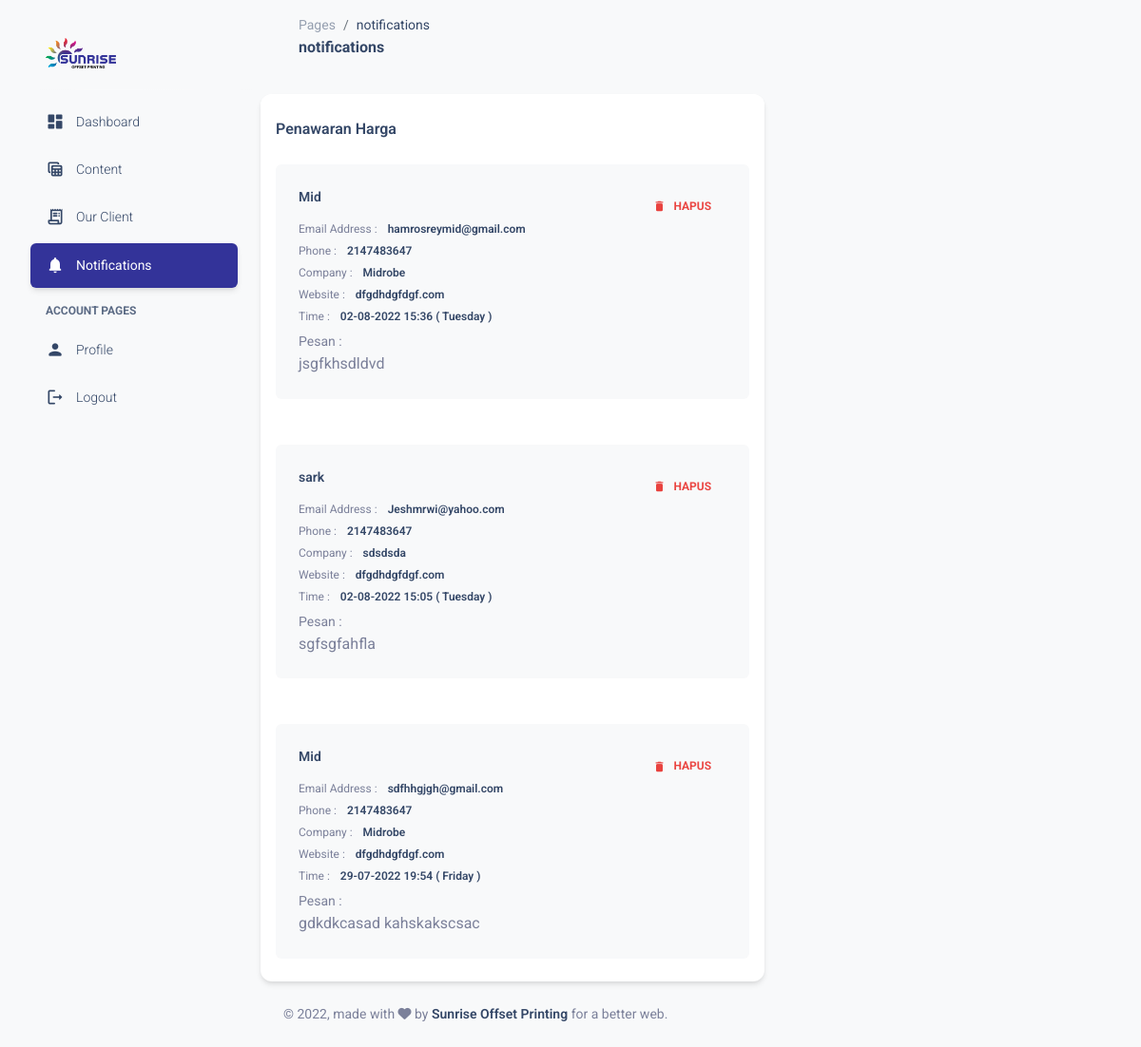
Before: /admin/notifications.php (signed in) with the older database file.
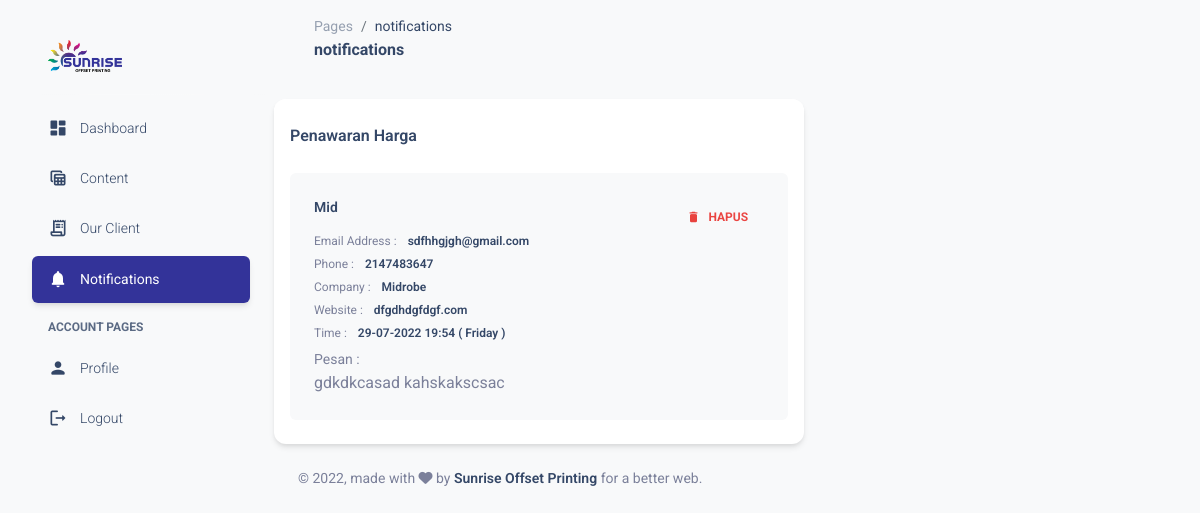
After: the same page with the newer database file.
### tables this page shows
CREATE TABLE `message` (
  `id_message` int(11) NOT NULL,
  `nama` varchar(20) NOT NULL,
  `email` varchar(30) NOT NULL,
  `phone` int(11) NOT NULL,
  `company` varchar(30) NOT NULL,
  `website` varchar(30) NOT NULL,
  `pesan` text NOT NULL,
  `tanggal` datetime NOT NULL
);

### admin/notifications.php (the view, shortened to what the changed rows need)
<!DOCTYPE html>
<html lang="en">
  <head>
<link href="../admin/assets/css/nucleo-icons.css" rel="stylesheet" />
<link href="../admin/assets/css/nucleo-svg.css" rel="stylesheet" />
<link id="pagestyle" href="../admin/assets/css/material-dashboard.css" rel="stylesheet" />
  </head>
  <body class="g-sidenav-show  bg-gray-100">
      <main class="main-content border-radius-lg ">
      <div class="row">
        <div class="col-md-7 mt-4">
          <div class="card">
            <?php
                        include '../config/database.php';
                        $sql="select * from message order by id_message desc";
                        $hasil=mysqli_query($kon,$sql);
                        while ($data = mysqli_fetch_array($hasil)):
                    ?>
            <div class="card-body pt-4 p-3">
              <ul class="list-group">
                <li class="list-group-item border-0 d-flex p-4 mb-2 bg-gray-100 border-radius-lg">
                  <div class="d-flex flex-column">
                    <h6 class="mb-3 text-sm"><?php echo $data['nama'];?></h6>
                    <span class="mb-2 text-xs">Email Address : <span class="text-dark font-weight-bold ms-sm-2"><?php echo $data['email'];?></span></span>
                    <span class="mb-2 text-xs">Phone : <span class="text-dark ms-sm-2 font-weight-bold"><?php echo $data['phone'];?></span></span>
                    <span class="mb-2 text-xs">Company : <span class="text-dark ms-sm-2 font-weight-bold"><?php echo $data['company'];?></span></span>
                    <span class="mb-2 text-xs">Website : <span class="text-dark ms-sm-2 font-weight-bold"><?php echo $data['website'];?></span></span>
                    <span class="mb-2 text-xs">Time : <span class="text-dark ms-sm-2 font-weight-bold"><?php echo date("d-m-Y H:i ( l )",strtotime($data['tanggal'])); ?></span></span>
                    <span class=" text-sm">Pesan : <span class="text-dark ms-sm-2 "></span></span>
                    <div class="col">
                      <span><?php echo $data['pesan'];?></span>
                    </div>
                  </div>
                  <div class="ms-auto text-end">
                    <a class="btn btn-link btn-hapus text-danger text-gradient px-3 mb-0" id_message="<?php echo $data['id_message']; ?>"><i class="material-icons text-sm me-2">delete</i>Hapus</a>
                  </div>
                </li>
              </ul>
            </div>
            <?php endwhile; ?>
          </div>
        </div>
</div>
</main>
  </body>
</html>

Changed rows visible on the page:
removed message: nama "Mid", email "hamrosreymid@gmail.com", phone "2147483647", company "Midrobe", website "dfgdhdgfdgf.com", tanggal "02-08-2022 15:36 ( Tuesday )", pesan "jsgfkhsdldvd"
removed message: nama "sark", email "Jeshmrwi@yahoo.com", phone "2147483647", company "sdsdsda", website "dfgdhdgfdgf.com", tanggal "02-08-2022 15:05 ( Tuesday )", pesan "sgfsgfahfla"
